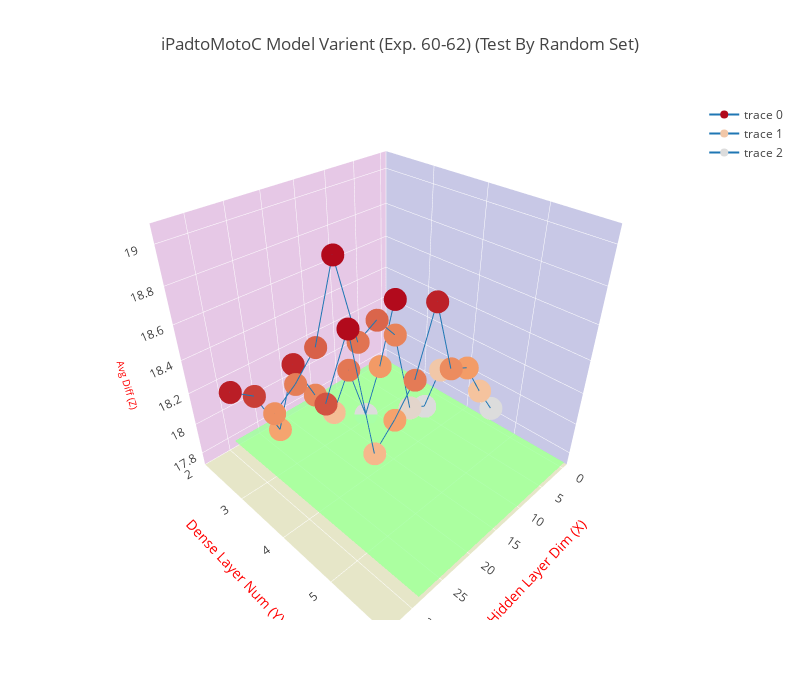

Notebook source saved alongside this figure:
### Code cell
trace = go.Scatter3d(
    x=x1, y=y1, z=z1,
    marker=dict(
        size=8,
        color=z1
    ),
    line=dict(
        color='#1f77b4',
        width=2
    )
)

trace2 = go.Scatter3d(
    x=x2, y=y2, z=z2,
    marker=dict(
        size=8,
        color=z2
    ),
    line=dict(
        color='#1f77b4',
        width=2
    )
)

trace3 = go.Scatter3d(
    x=x3, y=y3, z=z3,
    marker=dict(
        size=8,
        color=z3
    ),
    line=dict(
        color='#1f77b4',
        width=2
    )
)

trace4 = go.Surface(
    z=polyfit_list,
    opacity=0.7,
    colorscale='Jet',
    showscale=False
)

data = [trace, trace2, trace3, trace4]
layout = go.Layout(
    width=800,
    height=700,
    title= title,
    scene=dict(
        xaxis=dict(
            title='Hidden Layer Dim (X)',
            titlefont=dict(
                size=14,
                color='#ff0000'
            ),
            gridcolor='rgb(255, 255, 255)',
            zerolinecolor='rgb(255, 255, 255)',
            showbackground=True,
            backgroundcolor='rgb(200, 200, 230)'
        ),
        yaxis=dict(
            nticks = 5,
            range = [2, 6],
            title='Dense Layer Num (Y)',
            titlefont=dict(
                size=14,
                color='#ff0000'
            ),
            gridcolor='rgb(255, 255, 255)',
            zerolinecolor='rgb(255, 255, 255)',
            showbackground=True,
            backgroundcolor='rgb(230, 200, 230)'
        ),
        zaxis=dict(
            title='Avg Diff (Z)',
            titlefont=dict(
                size=10,
                color='#ff0000'
            ),
            gridcolor='rgb(255, 255, 255)',
            zerolinecolor='rgb(255, 255, 255)',
            showbackground=True,
            backgroundcolor='rgb(230, 230, 200)'
        ),
    )
)

fig = go.Figure(data=data, layout=layout)
plotly.offline.iplot(fig)

### Figure 1 — Plotly figure (JSON) as saved in the notebook; plotly's stock layout.template omitted (floating-point values rounded to 4 significant figures; data arrays with more than 128 entries replaced by an {"elided": "..."} marker saying what was removed)
{"data": [{"line": {"color": "#1f77b4", "width": 2}, "marker": {"color": [18.43, 18.04, 17.75, 18.14, 17.91, 18.1, 18.35, 18.01, 18.29, 18.38], "size": 8}, "type": "scatter3d", "uid": "e4a67d3a-ea7e-11e8-a81a-001a7dda7111", "x": [6, 9, 12, 15, 18, 21, 24, 27, 30, 33], "y": [3, 3, 3, 3, 3, 3, 3, 3, 3, 3], "z": [18.43, 18.04, 17.75, 18.14, 17.91, 18.1, 18.35, 18.01, 18.29, 18.38]}, {"line": {"color": "#1f77b4", "width": 2}, "marker": {"color": [18.13, 17.95, 18.01, 18.52, 18.65, 18.59, 19.05, 18.67, 18.55, 18.46], "size": 8}, "type": "scatter3d", "uid": "e4a67d3b-ea7e-11e8-8a9e-001a7dda7111", "x": [6, 9, 12, 15, 18, 21, 24, 27, 30, 33], "y": [4, 4, 4, 4, 4, 4, 4, 4, 4, 4], "z": [18.13, 17.95, 18.01, 18.52, 18.65, 18.59, 19.05, 18.67, 18.55, 18.46]}, {"line": {"color": "#1f77b4", "width": 2}, "marker": {"color": [18.07, 18.25, 18.44, 18.5, 18.89, 18.56, 18.42, 18.31, 18.97, 18.71], "size": 8}, "type": "scatter3d", "uid": "e4a67d3c-ea7e-11e8-aa07-001a7dda7111", "x": [6, 9, 12, 15, 18, 21, 24, 27, 30, 33], "y": [5, 5, 5, 5, 5, 5, 5, 5, 5, 5], "z": [18.07, 18.25, 18.44, 18.5, 18.89, 18.56, 18.42, 18.31, 18.97, 18.71]}, {"colorscale": "Jet", "opacity": 0.7, "showscale": false, "type": "surface", "uid": "e4a67d3d-ea7e-11e8-84b4-001a7dda7111", "z": {"elided": "7x30 float values"}}], "layout": {"height": 700, "scene": {"xaxis": {"backgroundcolor": "rgb(200, 200, 230)", "gridcolor": "rgb(255, 255, 255)", "showbackground": true, "title": "Hidden Layer Dim (X)", "titlefont": {"color": "#ff0000", "size": 14}, "zerolinecolor": "rgb(255, 255, 255)"}, "yaxis": {"backgroundcolor": "rgb(230, 200, 230)", "gridcolor": "rgb(255, 255, 255)", "nticks": 5, "range": [2, 6], "showbackground": true, "title": "Dense Layer Num (Y)", "titlefont": {"color": "#ff0000", "size": 14}, "zerolinecolor": "rgb(255, 255, 255)"}, "zaxis": {"backgroundcolor": "rgb(230, 230, 200)", "gridcolor": "rgb(255, 255, 255)", "showbackground": true, "title": "Avg Diff (Z)", "titlefont": {"color": "#ff0000", "size": 10}, "zerolinecolor": "rgb(255, 255, 255)"}}, "title": "iPadtoMotoC Model Varient (Exp. 60-62) (Test By Random Set)", "width": 800}}
